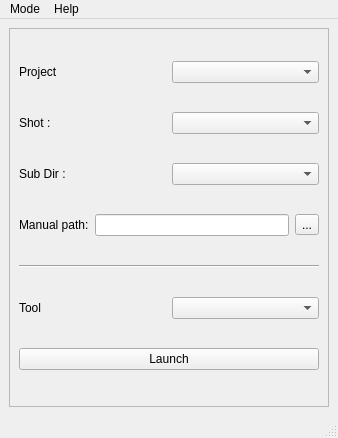
<?xml version="1.0" encoding="UTF-8"?>
<ui version="4.0">
 <class>MainWindow</class>
 <widget class="QMainWindow" name="MainWindow">
  <property name="geometry">
   <rect>
    <x>0</x>
    <y>0</y>
    <width>338</width>
    <height>438</height>
   </rect>
  </property>
  <property name="windowTitle">
   <string>MainWindow</string>
  </property>
  <widget class="QWidget" name="centralwidget">
   <layout class="QGridLayout" name="gridLayout">
    <item row="0" column="0">
     <widget class="QFrame" name="frame">
      <property name="frameShape">
       <enum>QFrame::StyledPanel</enum>
      </property>
      <property name="frameShadow">
       <enum>QFrame::Raised</enum>
      </property>
      <layout class="QGridLayout" name="gridLayout_3">
       <item row="7" column="0">
        <widget class="QPushButton" name="launch_button">
         <property name="text">
          <string>Launch</string>
         </property>
        </widget>
       </item>
       <item row="3" column="0">
        <layout class="QHBoxLayout" name="horizontalLayout_2">
         <item>
          <widget class="QLabel" name="User_lB">
           <property name="text">
            <string>Manual path:</string>
           </property>
          </widget>
         </item>
         <item>
          <widget class="QLineEdit" name="manual_path_Ldit"/>
         </item>
         <item>
          <widget class="QToolButton" name="manual_toolButton">
           <property name="text">
            <string>...</string>
           </property>
          </widget>
         </item>
        </layout>
       </item>
       <item row="6" column="0">
        <layout class="QHBoxLayout" name="horizontalLayout_4">
         <item>
          <widget class="QLabel" name="tools_lB">
           <property name="text">
            <string>Tool</string>
           </property>
          </widget>
         </item>
         <item>
          <widget class="QComboBox" name="tools_cB"/>
         </item>
        </layout>
       </item>
       <item row="1" column="0">
        <layout class="QHBoxLayout" name="horizontalLayout">
         <item>
          <widget class="QLabel" name="shot_lB">
           <property name="text">
            <string>Shot :</string>
           </property>
          </widget>
         </item>
         <item>
          <widget class="QComboBox" name="shot_cB"/>
         </item>
        </layout>
       </item>
       <item row="0" column="0">
        <layout class="QGridLayout" name="gridLayout_2">
         <item row="0" column="0">
          <widget class="QLabel" name="project_lB">
           <property name="text">
            <string>Project</string>
           </property>
          </widget>
         </item>
         <item row="0" column="1">
          <widget class="QComboBox" name="project_cB"/>
         </item>
        </layout>
       </item>
       <item row="5" column="0">
        <widget class="Line" name="line">
         <property name="orientation">
          <enum>Qt::Horizontal</enum>
         </property>
        </widget>
       </item>
       <item row="2" column="0">
        <layout class="QHBoxLayout" name="horizontalLayout_3">
         <item>
          <widget class="QLabel" name="subir_lB">
           <property name="text">
            <string>Sub Dir : </string>
           </property>
          </widget>
         </item>
         <item>
          <widget class="QComboBox" name="subdir_cB"/>
         </item>
        </layout>
       </item>
      </layout>
     </widget>
    </item>
   </layout>
  </widget>
  <widget class="QMenuBar" name="menubar">
   <property name="geometry">
    <rect>
     <x>0</x>
     <y>0</y>
     <width>338</width>
     <height>21</height>
    </rect>
   </property>
   <widget class="QMenu" name="menuMode">
    <property name="title">
     <string>Mode</string>
    </property>
   </widget>
   <widget class="QMenu" name="menuHelp">
    <property name="title">
     <string>Help</string>
    </property>
   </widget>
   <addaction name="menuMode"/>
   <addaction name="menuHelp"/>
  </widget>
  <widget class="QStatusBar" name="statusbar"/>
 </widget>
 <resources/>
 <connections/>
</ui>
